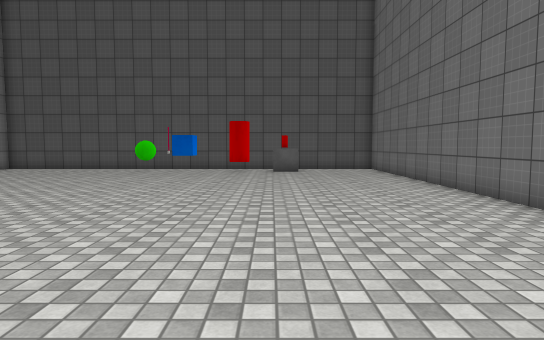
View 1 (above)

14 first-person views from a walk through a 3-D level made in the Unity game engine. The camera is 1.3 m above the floor, tilts 4° down and sees 75° across. The floor is counted in squares, 1 m on a side. Each view is taken from the middle of a square. On the plan, view 1 faces up. The plan holds only what a view shows up to about 15 squares ahead; the rest is blank. The player character is not drawn. Some surface patterns are stand-ins.

View 2
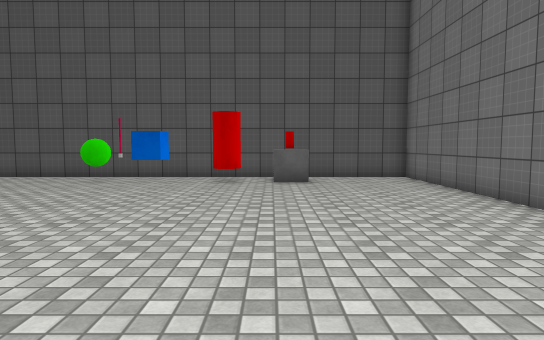

View 3
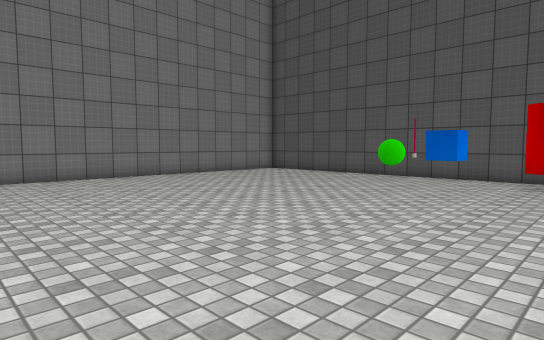

View 4
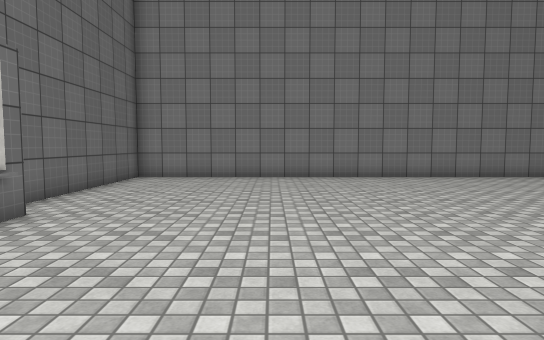

View 5
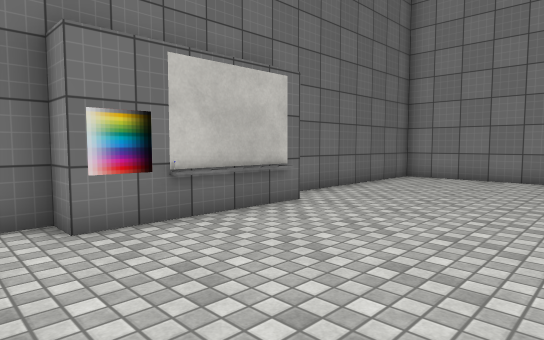

View 6
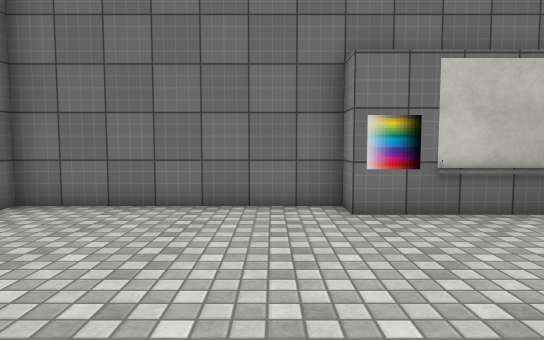

View 7
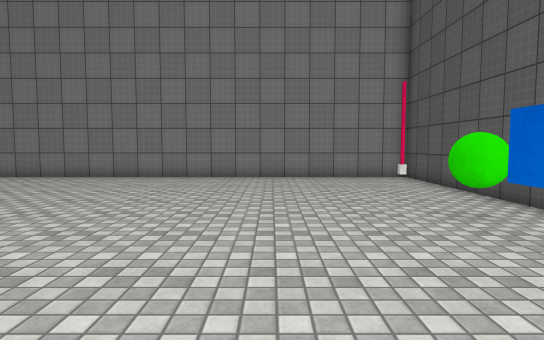

View 8
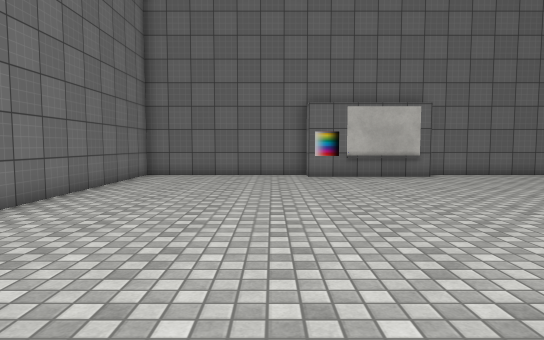

View 9
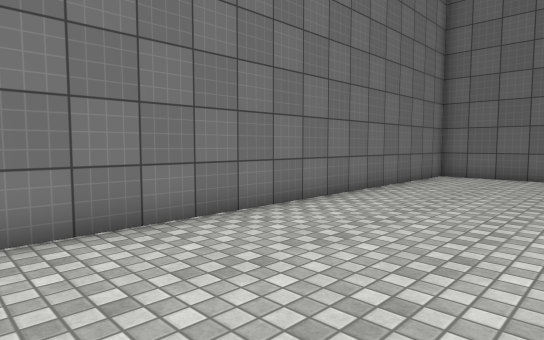

View 10
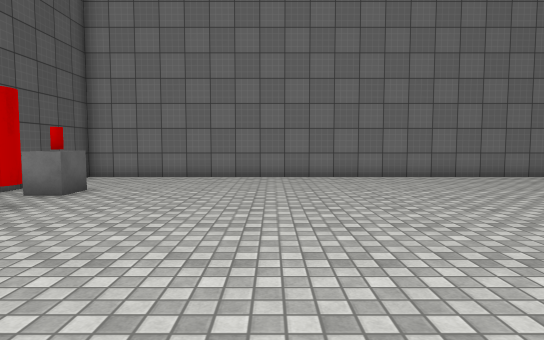

View 11
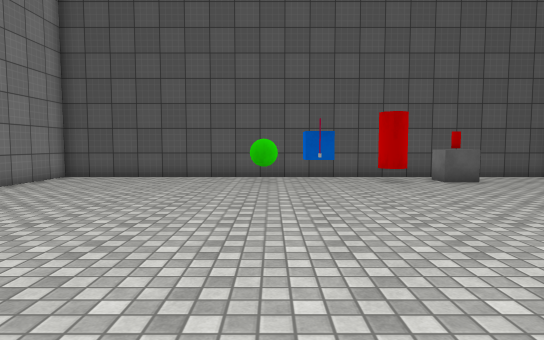

View 12
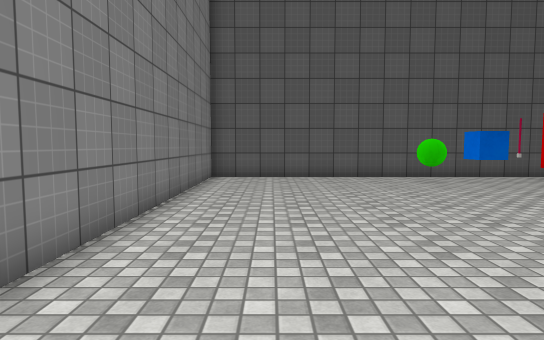

View 13
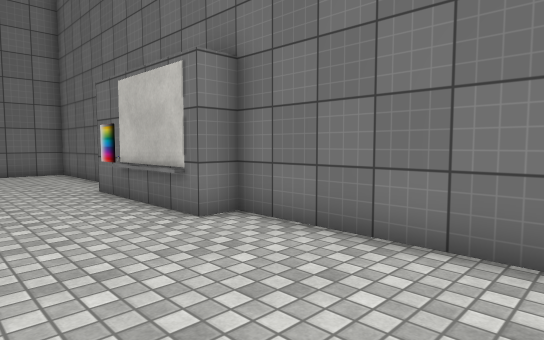

View 14
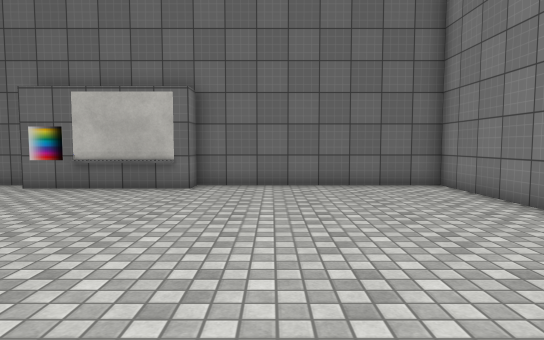

### Floor plan
Points are (right, up) in squares from view 1. A wall is a line through its corners. A room is listed if a view was taken in it or the views show most of it. See-through windows are left out.
Room 1 (views 1, 2, 3, 4, 5, 6, 7, 8, 9, 10, 11, 12, 13, 14)
walls: (0.5, 17.4) (0.1, 17.4) (0.1, 18.5); (-2.6, 0.4) (-1.5, 0.4) (-1.5, -0.5) (5.5, -0.5) (5.5, 19.5) (-14.5, 19.5) (-14.5, -0.5) (-6.5, -0.5) (-6.5, 0.4) (-3.4, 0.4)
low walls: (-6.1, 0.6) (-3.4, 0.6)
objects: other object (-7, 17) to (-6, 18); other object (-5, 16); other object (-5, 17) to (-4, 18); other object (-2, 18) to (-1, 18); other object (1, 18)

Where each view was taken, in squares from view 1:
view 1: 0 up, 0 right, facing up
view 2: 5 up, 0 right, facing up
view 3: 5 up, 0 right, facing up-left
view 4: 5 up, 0 right, facing left
view 5: 6 up, 0 right, facing down-left
view 6: 7 up, 0 right, facing down
view 7: 14 up, 0 right, facing left
view 8: 15 up, 0 right, facing down
view 9: 15 up, 0 right, facing down-right
view 10: 12 up, 9 left, facing right
view 11: 5 up, 6 left, facing up
view 12: 5 up, 12 left, facing up
view 13: 4 up, 12 left, facing down-right
view 14: 11 up, 9 left, facing down
